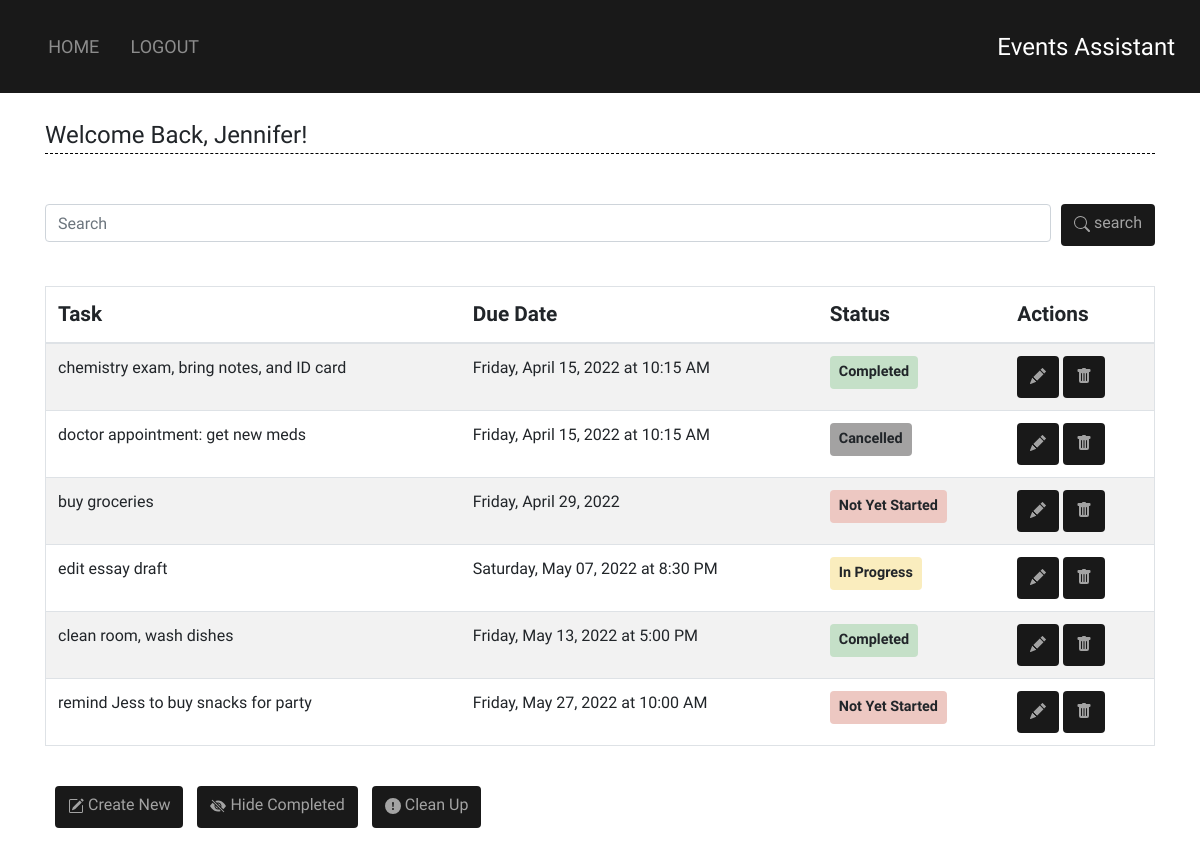
The page /home (signed in) on the database as committed earlier.
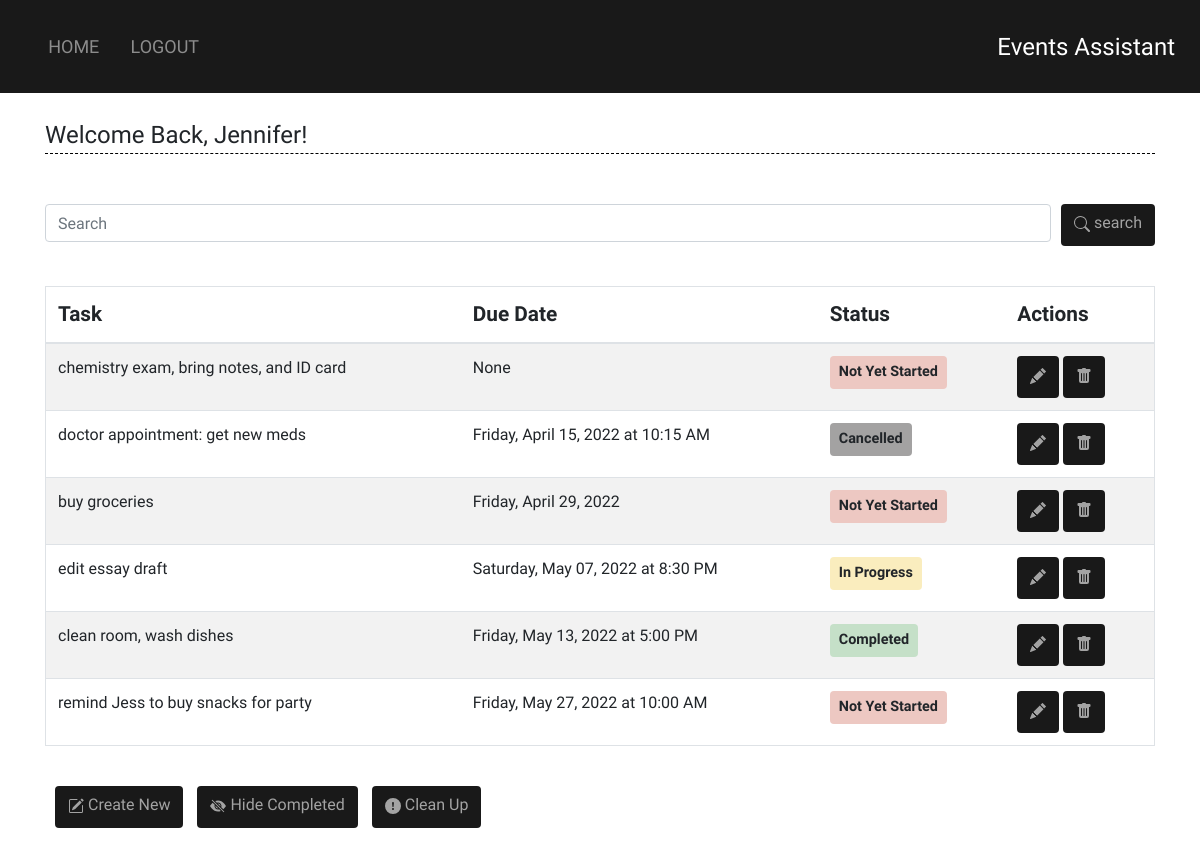
The same page on the database as committed later.
### website/models.py (models this page shows)
class User(db.Model, UserMixin):
    id = db.Column(db.Integer, primary_key=True)
    username = db.Column(db.String(150), unique=True)
    password = db.Column(db.String(150))
    first_name = db.Column(db.String(150))
    tasks = db.relationship('Task')

class Task(db.Model):
    id = db.Column(db.Integer, primary_key=True)
    content = db.Column(db.String(200), nullable=False)
    due_date = db.Column(db.String(30)) # formatted str date (ex: Tuesday, April 05, 2022)
    due_date_int = db.Column(db.String(20)) # YYYY-MM-DD str format
    time = db.Column(db.String(20)) # str type, account for untimed tasks
    user_id = db.Column(db.Integer, db.ForeignKey('user.id'))
    status = db.Column(db.String(30), default="Not Yet Started") # Other Statuses: In Progress, Completed, Cancelled

### website/views.py (the view, shortened to what this page needs)
@views.route('/', methods=['POST', 'GET'])
@views.route('/home', methods=['POST', 'GET'])
@login_required
def home():
    tasks = Task.query.filter_by(user_id=current_user.id). \
                                order_by(Task.due_date_int, Task.time).all()
    return render_template('home.html', user=current_user, tasks=tasks, isQuery=False)

### website/__init__.py (called while the page is built)
def create_app():
    app = Flask(__name__)
    app.config['SECRET_KEY'] = '2797cfdcad8dcc11d9f00ffbc5704bee'
    app.config['SQLALCHEMY_DATABASE_URI'] = f'sqlite:///{DB_NAME}'
    db.init_app(app)
    from .views import views
    from .auth import auth
    app.register_blueprint(views, url_prefix='/')
    app.register_blueprint(auth, url_prefix='/')
    from .models import Task, User
    create_database(app)
    login_manager = LoginManager()
    login_manager.login_view = 'auth.login' # if not logged in
    login_manager.init_app(app)
    @login_manager.user_loader
    def load_user(id):
        return User.query.get(int(id))
    return app

### website/templates/home.html (shortened to what this page needs)
{% extends "base.html" %}
{% block content %}
  <br>
  <legend class="main-header">Welcome Back, {{ user.first_name }}!</legend>
  <form method="POST">
    <div class="form-group input-group searchbar">
      <input type="search" id="Query" name="Query" class="button form-control rounded" placeholder="Search" aria-label="Search" aria-describedby="search-addon" />
      <button
        type="submit"
        class="btn search-btn"
        name="action"
        value="Search"
      >
         search</button>
    </div>
    </form>
    <br>
    {% if tasks|length >= 1%}
    <table id="tasksTable" class="border table table-striped table-hover">
      <thead>
      <tr class="tasks-header">
        <th> Task </th>
        <th> Due Date </th>
        <th> Status </th>
        <th> Actions </th>
      </tr>
      </thead>
      <tbody>
        {% for task in tasks %}
          <tr>
            <td class="content"> {{ task.content }} </td>
            <td>
              {% if task.due_date != "None" and task.time %}
                {{ task.due_date }} at {{ task.time }}
              {% else %}
                {{ task.due_date }}
              {% endif %}
            </td>
            <td>
              {% if task.status == "Completed" %}
                <span class="badge completed-badge">
                  {{ task.status }}
                </span>
              {% elif task.status == "In Progress" %}
                <span class="badge progress-badge">
                  {{ task.status }}
                </span>
              {% elif task.status == "Cancelled" %}
                <span class="badge cancelled-badge">
                  {{ task.status }}
                </span>
              {% else %}
                <span class="badge todo-badge">
                  {{ task.status }}
                </span>
              {% endif %}
            </td>
            <td>
              <a href="/update/{{ task.id }}" class="btn">
              </a>
              <a href="/delete/{{ task.id }}" class="btn">
              </a>
            </td>
          </tr>
        {% endfor %}
      </tbody>
    </table>
    {% endif %}
  <br>
  <div>
    <form method="POST">
      <div>
        <button
          type="submit"
          class="btn lower-page-btn"
          name="action"
          value="Create New"
        >
        Create New
        </button>
        <button
          type="submit"
          class="btn lower-page-btn"
          name="action"
          value="Hide Completed Tasks"
        >
        Hide Completed
        </button>
        <button
          type="submit"
          class="btn lower-page-btn"
          name="action"
          value="Clean Up"
        >
        <svg xmlns="http://www.w3.org/2000/svg" width="16" height="16" fill="currentColor" class="bi bi-exclamation-circle-fill" viewBox="0 0 16 16">
          <path d="M16 8A8 8 0 1 1 0 8a8 8 0 0 1 16 0zM8 4a.905.905 0 0 0-.9.995l.35 3.507a.552.552 0 0 0 1.1 0l.35-3.507A.905.905 0 0 0 8 4zm.002 6a1 1 0 1 0 0 2 1 1 0 0 0 0-2z"/>
        </svg>
        Clean Up
        </button>
      </div>
    </form>
  </div>
  <br>
  <br>
{% endblock %}

### website/templates/base.html (shortened to what this page needs)
<!DOCTYPE html>
<html>
    <head>
        <link
            rel="stylesheet"
            href="https://stackpath.bootstrapcdn.com/bootstrap/4.4.1/css/bootstrap.min.css"
        />
        <link
            rel="stylesheet"
            href="https://stackpath.bootstrapcdn.com/font-awesome/4.7.0/css/font-awesome.min.css"
        />
        <link
            type="text/css"
            rel="stylesheet"
            href="/static/style.css"
        />
    </head>
    <body>
        <nav class="navbar navbar-expand-lg navbar-container">
            <div class="collapse navbar-collapse" id="navbar">
                <div class="navbar-nav">
                    {% if user.is_authenticated %}
                        <a class="nav-item nav-link" id="home" href="/">HOME</a>
                        <a class="nav-item nav-link" id="logout" href="/logout">LOGOUT</a>
                    {% else %}
                        <a class="nav-item nav-link" id="login" href="/login">LOGIN</a>
                        <a class="nav-item nav-link" id="register" href="/register">REGISTER</a>
                    {% endif %}
                </div>
            </div>
            <span class="title-header">
                <a href="/">Events Assistant</a>
            </span>
        </nav>
        <div class="container">
            {% block content %} {% endblock %}
        </div>
    </body>
</html>

### website/static/style.css (style rules this page uses)
* { font-family: 'Pangolin', cursive; }
.navbar-container { background-color: rgba(0,0,0,0.9); text-align: center; padding: 25px; }
.navbar-nav a, .navbar-toggler-icon { color: rgba(255,255,255,0.5); font-family: 'Yomogi', cursive; }
.title-header { font-size: x-large; }
.title-header a { text-decoration: none; color: white; font-family: 'Yomogi', cursive; }
.btn { background-color: rgba(0,0,0,0.9); color: rgba(255,255,255,0.6); font-family: 'Yomogi', cursive; padding-bottom: 10px; }
.nav-item { margin-left: 10%; font-size: large; }
.tasks-header { font-size: 1.3em; }
.badge { padding: 9px; font-size: .9em; }
.completed-badge { background-color: rgb(197, 224, 200); }
.progress-badge { background-color: rgb(250, 237, 190); }
.cancelled-badge { background-color: rgb(163, 162, 162); }
.todo-badge { background-color: rgb(237, 200, 194); }
.lower-page-btn, .search-btn { margin-left: 10px; }
.main-header { border-bottom: 1px dashed black; }
.searchbar { margin-top: 50px; }

Rows that differ between the two databases and show on the page:
changed Task "chemistry exam, bring notes, and ID card": due_date "Friday, April 15, 2022" → "None"; time "10:15 AM" → (not shown); status "Completed" → "Not Yet Started"
